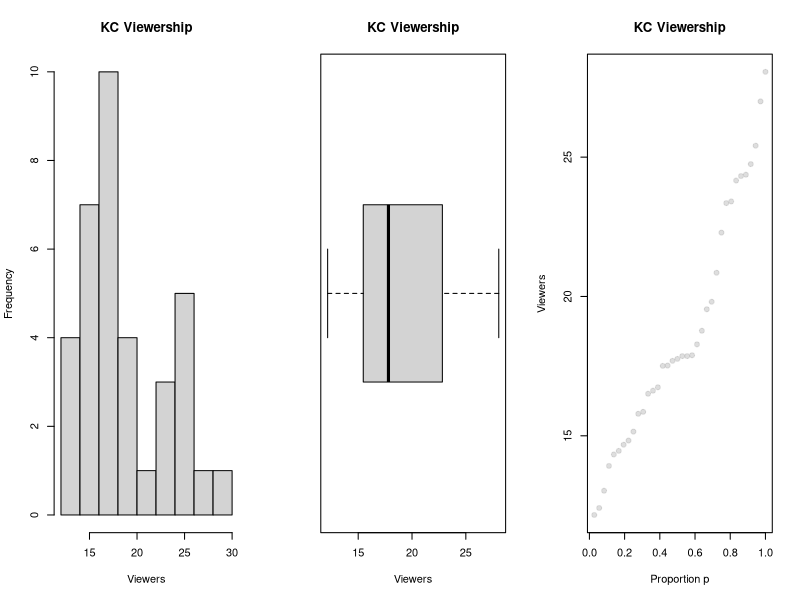
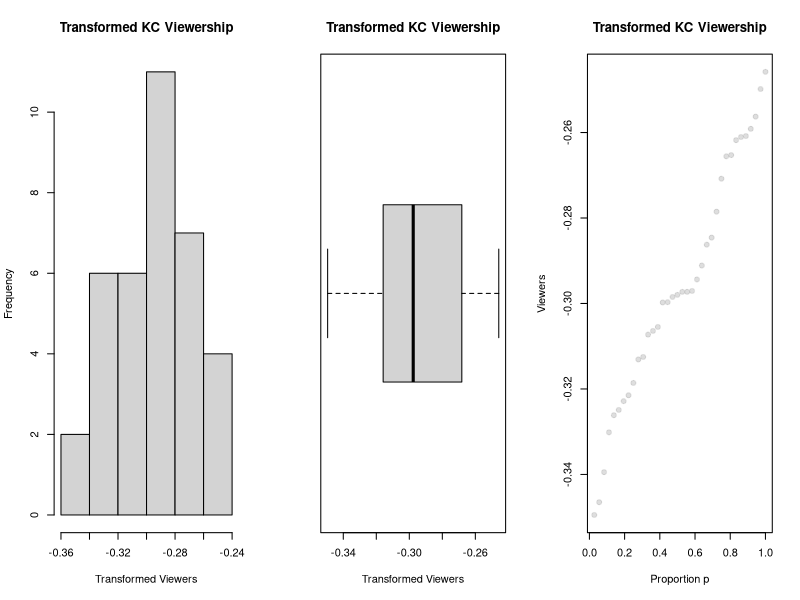
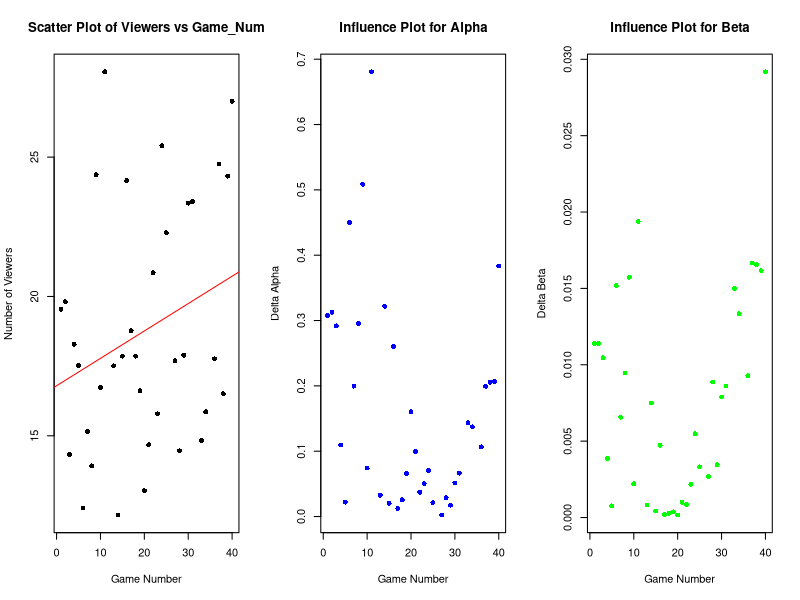
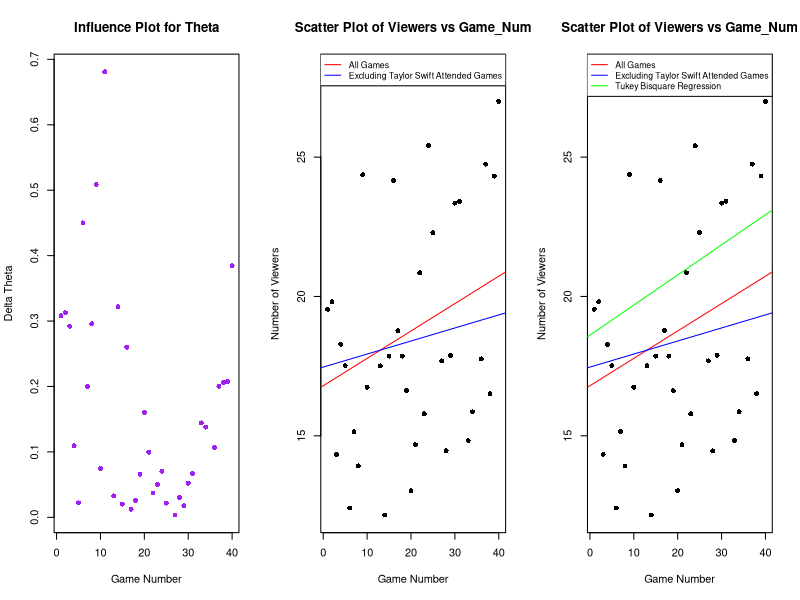

The R script that drew these images, in order:
setwd("~/Library/Mobile Documents/com~apple~CloudDocs/Waterloo/Coop Files/F23 Resumes/Resumes/Data Science/V3.1/Projects/TS")

# Read data
views <- read.csv("KC_viewership.csv")

# Add a column to views called Game_Num.
views$Game_Num <- 40:1

# Remove the rows of the data frame containing NAs.
views <- na.omit(views)

# Use summary() function Viewers col
print(summary(views$Viewers))

# Calculate mean viewership by Opponent.
mean_viewers_by_opponent <- aggregate(Viewers ~ Opponent, views, mean)
print(mean_viewers_by_opponent)

# Identify the most and least exciting match-ups
most_exciting <- mean_viewers_by_opponent[which.max(mean_viewers_by_opponent$Viewers), "Opponent"]
least_exciting <- mean_viewers_by_opponent[which.min(mean_viewers_by_opponent$Viewers), "Opponent"]
cat(paste("The match-up against", 
          most_exciting, "appears to be the most exciting as it had the highest average viewership \n", 
          "while the match-up against", 
          least_exciting, "appears to be the least exciting based on the viewership data."))

### line searching could be done as a simple grid search
gridLineSearch <- function(theta, rhoFn, d,lambdaStepsize = 0.01, lambdaMax = 1) {
  ## grid of lambda values to search
  lambdas <- seq(from = 0, by = lambdaStepsize,  to = lambdaMax)
  ## line search
  rhoVals <- sapply(lambdas, function(lambda) {rhoFn(theta - lambda * d)})
  ## Return the lambda that gave the minimum
  lambdas[which.min(rhoVals)]
}

gradientDescent <- function(theta = 0,
                            rhoFn, gradientFn, lineSearchFn, testConvergenceFn,
                            maxIterations = 100,
                            tolerance = 1E-6, relative = FALSE,
                            lambdaStepsize = 0.01, lambdaMax = 0.5 ) {
  
  converged <- FALSE
  i <- 0
  
  while (!converged & i <= maxIterations) {
    g <- gradientFn(theta) ## gradient
    glength <-  sqrt(sum(g^2)) ## gradient direction
    if (glength > 0) d <- g /glength
    
    lambda <- lineSearchFn(theta, rhoFn, d,
                           lambdaStepsize = lambdaStepsize, lambdaMax = lambdaMax)
    
    thetaNew <- theta - lambda * d
    converged <- testConvergenceFn(thetaNew, theta,
                                   tolerance = tolerance,
                                   relative = relative)
    theta <- thetaNew
    i <- i + 1
  }
  
  ## Return last value and whether converged or not
  list(theta = theta, converged = converged, iteration = i, fnValue = rhoFn(theta))
}

### Where testCovergence might be (relative or absolute)
testConvergence <- function(thetaNew, thetaOld, tolerance = 1E-10, relative=FALSE) {
  sum(abs(thetaNew - thetaOld)) < if (relative) tolerance * sum(abs(thetaOld)) else tolerance
}

y <- views$Viewers
x <- views$Game_Num
# Load necessary library
library(MASS)



## Setting up the plotting area
par(mfrow=c(1,3))

## Histogram with Sturges' rule
hist(views$Viewers, breaks="Sturges", main="KC Viewership", xlab="Viewers", ylab="Frequency")

## Boxplot
boxplot(views$Viewers, horizontal=TRUE, main="KC Viewership", xlab="Viewers")

## Quantile-plot
n <- length(views$Viewers)
sorted_viewers <- sort(views$Viewers)
proportions <- (1:n)/n

plot(proportions, sorted_viewers, pch=19, col=adjustcolor("grey", alpha=0.5), 
     xlab="Proportion p", ylab="Viewers", main="KC Viewership")


# Histogram:
#   The distribution of viewers appears somewhat right-skewed, meaning there are 
# a few weeks with exceptionally high viewership numbers compared to the rest. 
# Most weeks fall within the 15 to 25 million viewers range, with a peak around 20 million.
# 
# Boxplot:
#   The median viewership seems to be around 18 million.
# The interquartile range suggests that 50% of the weeks have viewership numbers 
# between approximately 15 million and 23 million.There are several outliers on 
# the higher end, which aligns with the right-skew observed in the histogram.
# 
# Quantile Plot:
#   The points deviate from the straight line, especially on the right end. This 
#   suggests that the viewership distribution doesn't strictly follow a normal 
#   distribution. The rightward bend at the high end of the Quantile-plot further 
#   confirms the right-skew observed in the histogram.
# 
# Based on the above observations:
# The "typical" range for weekly viewership might be considered around 15 million 
# to 23 million. Weeks with viewership outside this range are atypical. Likely 
# when Taylor Swift attends.


Viewers <- views$Viewers
##given course notes
powerfun <- function(y, alpha) {
  if(sum(y <= 0) > 0) stop("y must be positive")
  if (alpha == 0)
    log(y)
  else if (alpha > 0) {
    y^alpha
  } else -y^alpha
}



## loss function based on skewness
loss_function <- function(alpha) {
  transformed <- Viewers^alpha
  skewness <- sum((transformed - mean(transformed))^3) /  
                ((length(Viewers) - 1) * sd(transformed)^3)
  return(abs(skewness))
}

## find minimizing value
result <- optim(par=1, fn=loss_function, method="Brent", lower=-10, upper=10)

## Output the optimal alpha value
optimal_alpha <- result$par
print(optimal_alpha)



transformed_viewers <- powerfun(Viewers, optimal_alpha)

##plotting
# Setting up the plotting area
par(mfrow=c(1,3))

# Histogram with Sturges' rule
hist(transformed_viewers, breaks="Sturges", main="Transformed KC Viewership", 
     xlab="Transformed Viewers", ylab="Frequency")

# Boxplot
boxplot(transformed_viewers, horizontal=TRUE, main="Transformed KC Viewership", 
        xlab="Transformed Viewers")

## Quantile-plot
n <- length(transformed_viewers)
sorted_viewers <- sort(transformed_viewers)
proportions <- (1:n)/n

plot(proportions, sorted_viewers, pch=19, col=adjustcolor("grey", alpha=0.5), 
     xlab="Proportion p", ylab="Viewers", main="Transformed KC Viewership")


# The data appears to have slight left skewness. The bump rule from class could
# be preferable because we could fine tune the value to the given data.




# Scatter plot with regression line
model <- lm(Viewers ~ Game_Num, data=views)
plot(views$Game_Num, views$Viewers, main="Scatter Plot of Viewers vs Game_Num", 
     xlab="Game Number", ylab="Number of Viewers", pch=16)
abline(model, col="red")



## initializing 3 empty vectors
Delta_alpha <- numeric()
Delta_beta <- numeric()
Delta_theta <- numeric()

## fit reg model excluding game
for (u in 1:nrow(views)) {
  temp_model <- lm(Viewers ~ Game_Num, data = views[-u, ])
  Delta_alpha <- c(Delta_alpha, abs(coef(model)[1] - coef(temp_model)[1]))
  Delta_beta <- c(Delta_beta, abs(coef(model)[2] - coef(temp_model)[2]))
  Delta_theta <- c(Delta_theta, sqrt(Delta_alpha[u]^2 + Delta_beta[u]^2))
}

## Scatter plot for Delta_alpha
plot(views$Game_Num, Delta_alpha, xlab = "Game Number", ylab = "Delta Alpha", 
     main = "Influence Plot for Alpha", pch=16, col="blue")

## Scatter plot for Delta_beta
plot(views$Game_Num, Delta_beta, xlab = "Game Number", ylab = "Delta Beta", 
     main = "Influence Plot for Beta", pch=16, col="green")

## Scatter plot for Delta_theta
plot(views$Game_Num, Delta_theta, xlab = "Game Number", ylab = "Delta Theta", 
     main = "Influence Plot for Theta", pch=16, col="purple")

## Determine four games with largest influence
top_4_games <- order(Delta_theta, decreasing = TRUE)[1:4]
cat("Top 4 influential games:", top_4_games)



model <- lm(Viewers ~ Game_Num, data=views)
plot(views$Game_Num, views$Viewers, main="Scatter Plot of Viewers vs Game_Num", 
     xlab="Game Number", ylab="Number of Viewers", pch=16)
abline(model, col="red")

## Remove two most recent games (which Taylor Swift attended)
filtered_views <- views[views$Game_Num != 39 & views$Game_Num != 40, ]

## Fit  new regression model on data excluding two most recent games
model_without_taylor <- lm(Viewers ~ Game_Num, data=filtered_views)

## Add regression line of new model to existing plot
abline(model_without_taylor, col="blue")

## Add a legend to distinguish between lines
legend("topright", legend=c("All Games", "Excluding Taylor Swift Attended Games"), 
       col=c("red", "blue"), lty=1, cex=0.8)

# 
# Given the Tukey's bisquare (or biweight) objective function:
# \[
# \rho_k(r) = \left\{ \begin{array}{cc}
#                       \frac{r^2}{2} - \frac{r^4}{2k^2} + \frac{r^6}{6k^4}  & \mbox{for } |r| \le k \\
#                       \frac{k^2}{6}  & \mbox{for } |r| > k
# \end{array} \right.
# \]
# 
# For \( |r| \le k \):
# The derivative with respect to \( r \) is:
# \[
# \frac{\partial}{\partial r}\left(\frac{r^2}{2} - \frac{r^4}{2k^2} + \frac{r^6}{6k^4}\right) = r - \frac{2r^3}{k^2} + \frac{r^5}{k^4}
# \]
# 
# For \( |r| > k \):
# The derivative with respect to \( r \) is:
# \[
# \frac{\partial}{\partial r} \left( \frac{k^2}{6} \right) = 0
# \]
# 
# Given \( r_u = y_u - \alpha - \beta x_u \), the gradient can be calculated as:
# 
# For \( |r| \le k \):
# \[
# g_1 = \frac{\partial \rho}{\partial \alpha} = \sum_{u \in \mathcal{P}} \left( -1 \times \left( r - \frac{2r^3}{k^2} + \frac{r^5}{k^4} \right) \right)
# \]
# \[
# g_2 = \frac{\partial \rho}{\partial \beta} = \sum_{u \in \mathcal{P}} \left( -x_u \times \left( r - \frac{2r^3}{k^2} + \frac{r^5}{k^4} \right) \right)
# \]
# 
# For \( |r| > k \):
# \[
# g_1 = g_2 = 0
# \]
# 
# Thus, the gradient vector for \( |r| \le k \) is:
# \[
# \boldsymbol{g} =  \nabla\rho(\boldsymbol{\theta};\mathcal{P}) = \begin{bmatrix}
#        g_1 \\
#        g_2 \\
#      \end{bmatrix}
# \]


## provided fns
tukey.fn <- function(r, k) {
  val = (r^2)/2 - (r^4)/(2*k^2) + (r^6)/(6*k^4)
  subr = abs(r) > k
  val[ subr ] = (k^2)/6
  return(val)
}

tukey.fn.prime <- function(r, k) {
  val = r - (2*r^3)/(k^2) + (r^5)/(k^4)
  subr = abs(r) > k
  val[ subr ] = 0
  return(val)
}

createRobustTukeyRho <- function(x, y, kval) {
  xbar <- mean(x)
  function(theta) {
    alpha <- theta[1]
    beta <- theta[2]
    sum(tukey.fn(y - alpha - beta * (x  - xbar), k = kval))
  }
}

createRobustTukeyGradient <- function(x, y, kval) {
  xbar <- mean(x)
  function(theta) {
    alpha <- theta[1]
    beta <- theta[2]
    ru = y - alpha - beta * (x  - xbar)
    rhok = tukey.fn.prime(ru, k=kval)
    -1 * c(sum(rhok), sum(rhok * (x - xbar )))
  }
}



##constant value
kval <- 4.685 * 5   # Given value for k

## Ordinary Least Squares Regression to get initial values
fit_ols <- lm(Viewers ~ Game_Num, data = views)

## Extracting coefficients
alpha_init <- coef(fit_ols)[1]  # Intercept
beta_init <- coef(fit_ols)[2]   # Slope

## Setting initial params
initial_parameters <- c(alpha_init, beta_init)
rho <- createRobustTukeyRho(x, y, kval)  
gradient <- createRobustTukeyGradient(x, y, kval)

## optimization
optimized_parameters <- gradientDescent(
  initial_parameters, rho, gradient, gridLineSearch, testConvergence,
  maxIterations = 1000,
  tolerance = 0.000001)

## check with Robust Regression
fit_rlm <- rlm(Viewers ~ Game_Num, data = views)

print("Optimized parameters from gradient descent:")
print(optimized_parameters)

print("Parameters from robust regression:")
print(coef(fit_rlm))



## Reconstruct scatter plot from above
plot(views$Game_Num, views$Viewers, main="Scatter Plot of Viewers vs Game_Num", 
     xlab="Game Number", ylab="Number of Viewers", pch=16)

## Add regression line for all games (red)
abline(model, col="red")

## Remove two most recent games (which Taylor Swift attended)
filtered_views <- views[views$Game_Num != 39 & views$Game_Num != 40, ]

## Fit new regression model on data excluding two most recent games
model_without_taylor <- lm(Viewers ~ Game_Num, data=filtered_views)

## Add regression line excluding Taylor Swift attended games (blue)
abline(model_without_taylor, col="blue")

# Add Tukey Bisquare regression line from gradient descent (green)
abline(optimized_parameters$theta[1], optimized_parameters$theta[2], col="green")

## Add legend to distinguish between lines
legend("topright", legend=c("All Games", "Excluding Taylor Swift Attended Games", "Tukey Bisquare Regression"), 
       col=c("red", "blue", "green"), lty=1, cex=0.8)


# The Tukey seems to do the best job, it seems to be the most centred and capture 
# everything the best. However there isn't a very big difference. You could see 
# the blue line is the most flat. The viewership hasnt really changed across the 
# season. You notice that when you include Taylor (the red line) there is actually 
# an increase in the number of viewers as the season go by, so with only 2 games 
# affected, she certainly had a noticeable influence.
